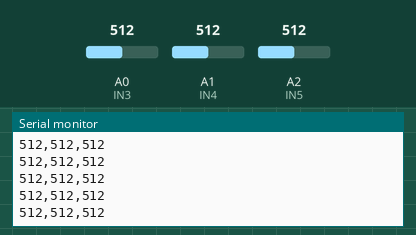
Bench run of a sketch on a simulated Arduino Mega 2560, built with avr-gcc and run on an emulated ATmega2560. Parts: the last lines printed to the serial monitor. The inputs (shaded band) are chosen by the test bench; at power-on: A0 (IN3) = 512, A1 (IN4) = 512, A2 (IN5) = 512.

Above: at 1.2 s.
1.3 s: A0 (IN3) set to 716
At 1.32 s:
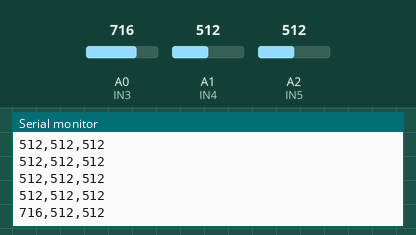
2.8 s: A1 (IN4) set to 716
At 2.83 s:
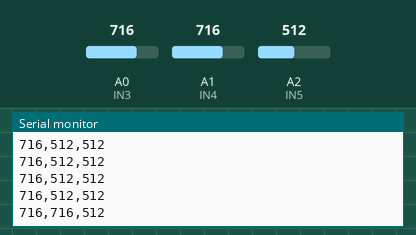
4.3 s: A2 (IN5) set to 716
At 4.34 s:
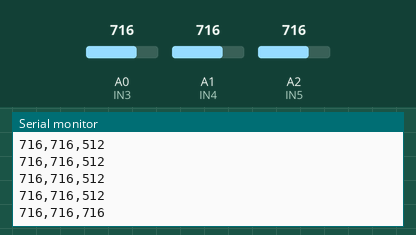
5.8 s: A0 (IN3) set to 900
At 5.86 s:
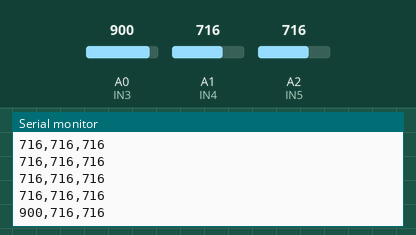
7.3 s: A1 (IN4) set to 900
At 7.37 s:
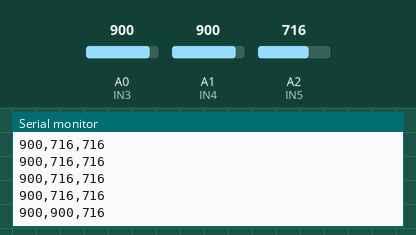
8.8 s: A2 (IN5) set to 900
At 8.88 s:
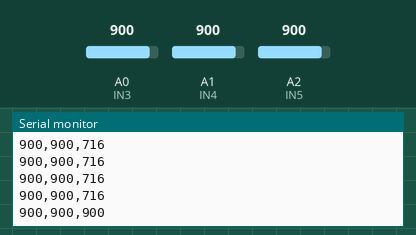
Timing chart, 0 to 11.3 s (numbered marks = the images above; inputs shaded):
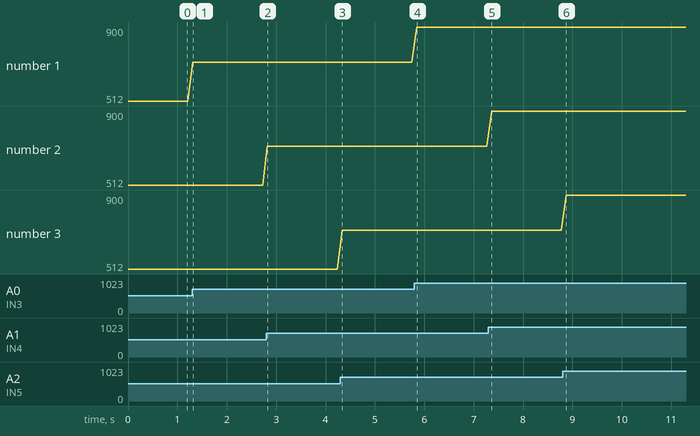

The sketch:

motor_control_frequence_with_arduino_due.ino
```cpp
const int IN3 = A0;
const int IN4 = A1;
const int IN5 = A2;
const int IN6= A9;
const int IN7 = A8;
const int IN8= A10;
void setup() {
  Serial.begin(115200);
  pinMode (IN3, INPUT);
  pinMode (IN4, INPUT);
  pinMode (IN5, INPUT);
    pinMode (IN6, INPUT);
  //pinMode (ENB, OUTPUT);
  // put youA3setup code here, to run once:
}

void loop() {
  Serial.print(analogRead(IN3));
  Serial.print(",");
  Serial.print(analogRead(IN4));
  Serial.print(",");
  Serial.println(analogRead(IN5));
  delay(100);
  /*Serial.print("==");

  Serial.print(analogRead(IN6));
  Serial.print(",");
  Serial.print(analogRead(IN7));
  Serial.print(",");
  Serial.println(analogRead(IN8));
  delay(100);*/

  // put your main code here, to run repeatedly:

}
```

Measured:
- after the input at 1.3 s, the serial monitor: prints a new line at once (image 1)
- after the input at 2.8 s, the serial monitor: prints a new line at once (image 2)
- after the input at 4.3 s, the serial monitor: prints a new line at once (image 3)
- after the input at 5.8 s, the serial monitor: prints a new line after 0.05 s (image 4)
- after the input at 7.3 s, the serial monitor: prints a new line after 0.06 s (image 5)
- after the input at 8.8 s, the serial monitor: prints a new line after 0.08 s (image 6)
- plotted number 1: 512 → 716 after the input at 1.3 s, 716 → 900 after the input at 5.8 s
